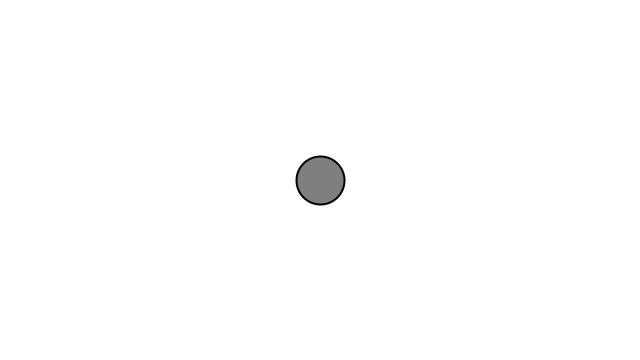
Frame 1 (no input)
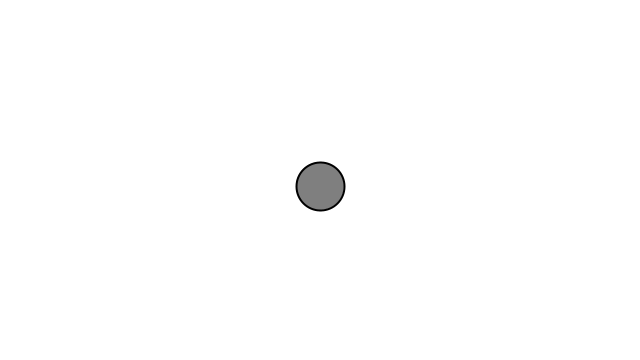
Frame 60 (the mouse pressed at the canvas centre just before this capture)
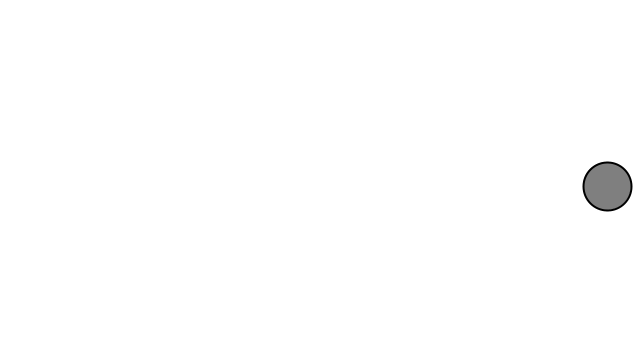
Frame 120 (the mouse held since frame 60 and released just before this capture)

The Processing sketch that drew these frames (run headless with seeded random() and noise(); from frame 60 on, the mouse is pressed at the canvas centre):

// Processing sketch: sketch_2_applyForce_grav_wind
// ── sketch_2_applyForce_grav_wind.pde
Mover m;

void setup() {
  size(640,360);
  m = new Mover();
}

void draw() {
  background(255);
  
  PVector grav = new PVector (0, 0.4);
  m.applyForce(grav);
  
  PVector wind = new PVector (0.2,0);
  if (mousePressed) {
     m.applyForce(wind); 
  }
  
  // execute all functions
  m.update();
  m.edges();
  m.display();
}

// ── Ball.pde
class Mover {
  PVector pos;
  PVector vel;
  PVector acc;
 
  Mover() {
    pos = new PVector(width/2,height/2);
    vel = new PVector(0,0);
    acc = new PVector(0,0);
  }
  
  void update(){
    vel.add(acc);
    pos.add(vel);
    acc.mult(0);
  }
  
  void edges() {
  if (pos.x > width) {
    pos.x = width;
    vel.x *= -1;
    } else if (pos.x < 0) {
      pos.x = 0;
      vel.x *= -1;
    } else if (pos.y > height)  {
     vel.y *= -1; 
     pos.y = height;
     }
  }
 
  void display() {
    stroke(0);
    strokeWeight(2);
    fill(127);
    ellipse(pos.x, pos.y,48,48);
  }
  
  void applyForce(PVector f) {
     acc.add(f);
  }
}
